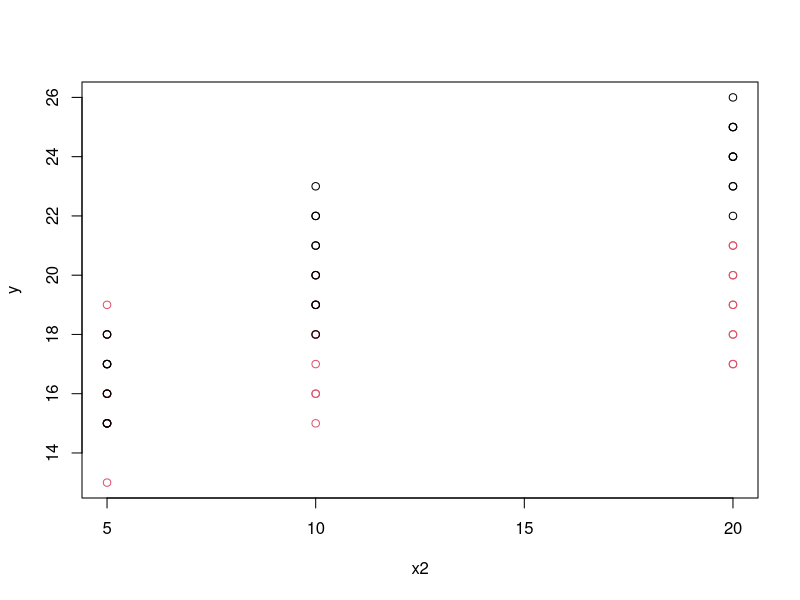
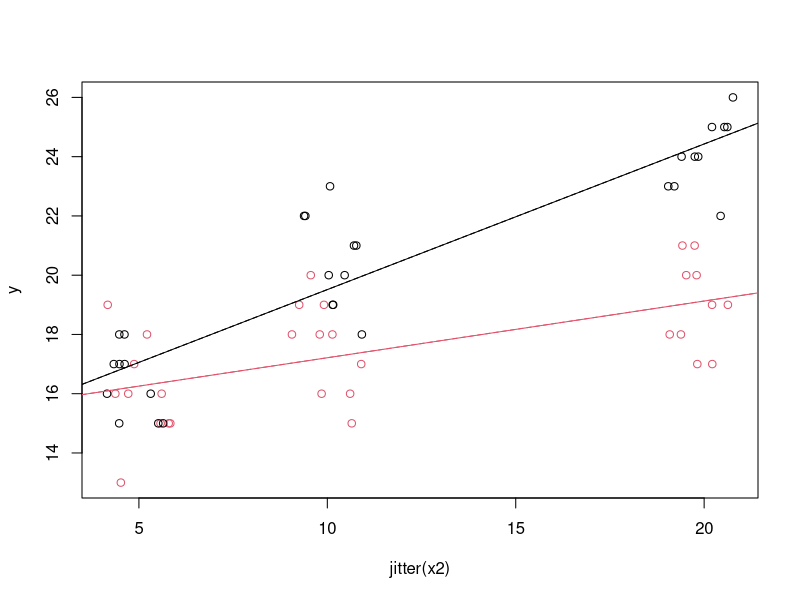

These charts were generated, in order, by the following R code:

## ST512 
## Author: Prof Ryan Martin (www4.stat.ncsu.edu/~rmartin)
## R code for Example 12.21 in Ott & Longnecker

# Read in data

rats <- read.table(file="data/example_12-21.txt", header=TRUE)
print(rats)

y <- rats$score
x1 <- rats$drug == 'A'
x2 <- rats$dose

plot(y ~ x2, col=1 + x1)
plot(y ~ jitter(x2), col=1 + x1) # better visualization 

x3 <- x1 * x2
o <- lm(y ~ x1 + x2 + x3)
summary(o)
abline(a=o$coefficients[1], b=o$coefficients[3])
abline(a=sum(o$coefficients[1:2]), b=sum(o$coefficients[3:4]), col=2)

# Separate simple linear regression models to the groups
## same fitted lines
## joint model has only one error variance to estimate...

o_ <- lm(y ~ x2, subset=(x1==0))
o__ <- lm(y ~ x2, subset=(x1==1))
summary(o_)
summary(o__)

abline(lm(y ~ x2, subset=(x1==0)), lty=2, col=1)
abline(lm(y ~ x2, subset=(x1==1)), lty=2, col=2)



